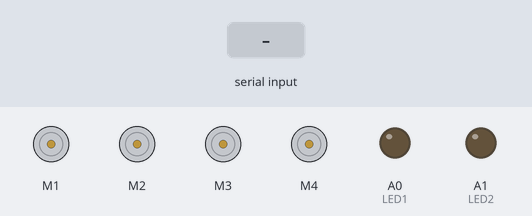
A sketch run on a simulated Arduino Uno, built with avr-gcc and run on an emulated ATmega328P. On the bench: 4 × DC motor (green arrow = forward, orange = backward, longer = faster), output pins drawn as LEDs (lit = HIGH). The test bench sets the inputs (shaded band).

Above: at 1.2 s.
1.3 s: "L" received over the second serial link
At 2.0 s:
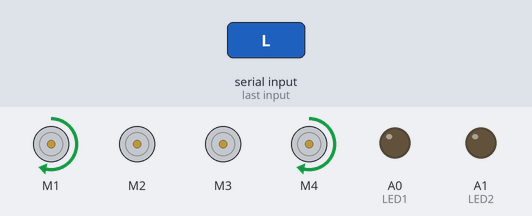
2.8 s: "W" received over the second serial link
At 3.2 s:
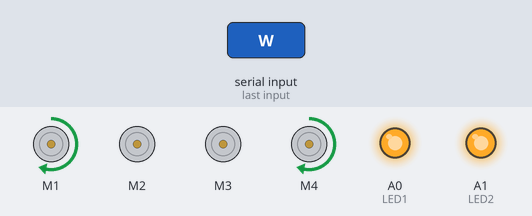
4.3 s: "S90\n" received over the second serial link
At 5.5 s:
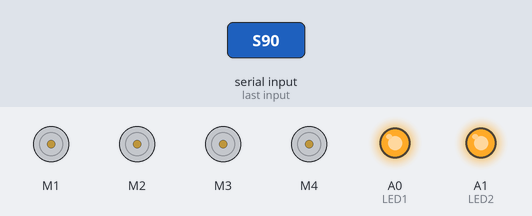
5.8 s: "F90\n" received over the second serial link
At 6.7 s:
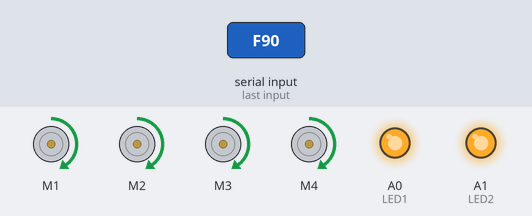
7.3 s: "w" received over the second serial link
At 7.8 s:
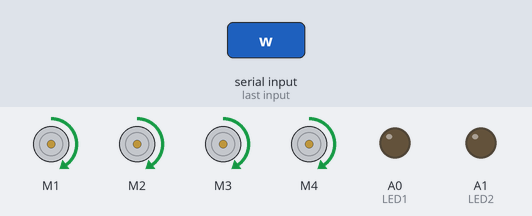
8.8 s: "B90\n" received over the second serial link
At 10.1 s:
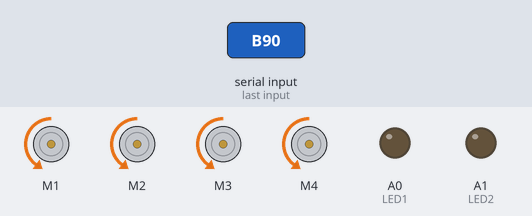
Timing chart, 0 to 11.3 s (numbered marks = the images above; inputs shaded):
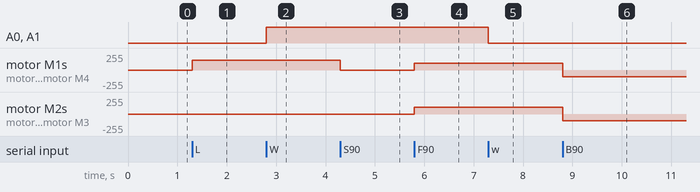

The sketch:

Bluetooth_Control_RC_CarV2.ino
```cpp
#include <AFMotor.h>
#include <Arduino.h>
#include <SoftwareSerial.h>

char  Command = 0;
int   Speed = 0;

AF_DCMotor motor1(1);

AF_DCMotor motor4(4);

AF_DCMotor motor2(2);

AF_DCMotor motor3(3);

#define LED1 A0
#define LED2 A1

void Left (){
  motor1.setSpeed(Speed);
   motor1.run(1);
  motor4.setSpeed(Speed);
   motor4.run(1);
  motor2.setSpeed(0);
   motor2.run(RELEASE);
  motor3.setSpeed(0);
   motor3.run(RELEASE);

}

void Right (){
  motor2.setSpeed(Speed);
   motor2.run(1);
  motor3.setSpeed(Speed);
   motor3.run(1);
  motor1.setSpeed(0);
   motor1.run(RELEASE);
  motor4.setSpeed(0);
   motor4.run(RELEASE);

}
void Stop (){
  motor1.setSpeed(0);
   motor1.run(RELEASE);
  motor2.setSpeed(0);
   motor2.run(RELEASE);
  motor3.setSpeed(0);
   motor3.run(RELEASE);
  motor4.setSpeed(0);
   motor4.run(RELEASE);

}
void Forward (){
  motor1.setSpeed(Speed);
   motor1.run(1);
  motor2.setSpeed(Speed);
   motor2.run(1);
  motor3.setSpeed(Speed);
   motor3.run(1);
  motor4.setSpeed(Speed);
   motor4.run(1);

}
void Backward (){
  motor1.setSpeed(Speed);
   motor1.run(2);
  motor2.setSpeed(Speed);
   motor2.run(2);
  motor3.setSpeed(Speed);
   motor3.run(2);
  motor4.setSpeed(Speed);
   motor4.run(2);

}
SoftwareSerial BTSerial(A4,A5);

void setup() {
  pinMode(LED1,OUTPUT);
  pinMode(LED2,OUTPUT);
  BTSerial.begin(9600);
  Serial.begin(9600);

  digitalWrite(LED1,LOW); // LED off
  digitalWrite(LED2,LOW); // LED off

  Speed = 150;
  Stop();
}

//  char buffer[20];


void loop() {
      if(BTSerial.available()){
          Command = BTSerial.read();
          // Serial.println(Command);
          if((Command == 'S') || (Command == 'D')) {
              Stop();
          }
          else if(Command == 'F'){
              Forward();

          }
          else if(Command == 'B'){
              Backward();

          }
          else if(Command == 'R'){
              Right();

          }
          else if(Command == 'L'){
              Left();

          }
          else if(Command == 'W'){
              digitalWrite(LED1,HIGH); // LED on
              digitalWrite(LED2,HIGH); // LED on
          }
          else if(Command == 'w'){
              digitalWrite(LED1,LOW); // LED off
              digitalWrite(LED2,LOW); // LED off
          }
          else if(Command == 'q')
          {
              Speed = 255;
          }
          else if((Command >= '0') && (Command <= '9'))
          {
              Speed = (int)map((Command - 48) * 10, 0, 90, 100, 240);
          }
      }
}
```

Measured:
- after the input at 1.3 s, motor M1, motor M4: stopped → forward 150/255 at once
- after the input at 2.8 s, A0 (LED1), A1 (LED2): LOW → HIGH at once
- after the input at 4.3 s, motor M1, motor M4: forward 150/255 → stopped at once
- after the input at 5.8 s, motor M1–4: stopped → forward 100/255 at once
- after the input at 7.3 s, A0 (LED1), A1 (LED2): HIGH → LOW at once
- after the input at 8.8 s, motor M1–4: forward 100/255 → backward 100/255 at once
